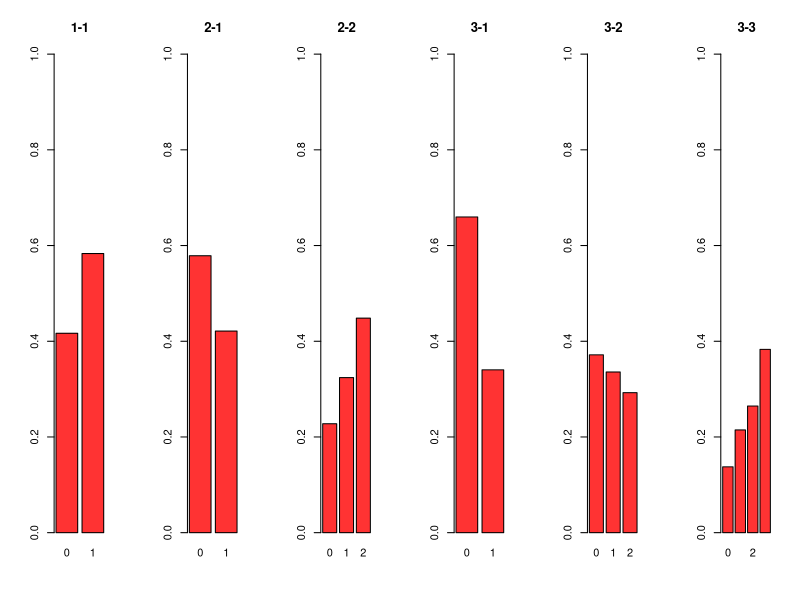

R code for this plot: (Note: this script raises an error after producing the figure.)


win.graph()
par(mfrow=c(1, 6))

battle_out_distribution11 <- c(0.416667, 0.583333)
barplot(battle_out_distribution11 , ylim= c(0, 1), col="#ff3333", name= 0:1, main="1-1")

battle_out_distribution21 <- c(0.578704, 0.421296)
barplot(battle_out_distribution21 , ylim= c(0, 1), col="#ff3333", name= 0:1, main="2-1")

battle_out_distribution22 <- c(0.227623, 0.324074, 0.448302)
barplot(battle_out_distribution22 , ylim= c(0, 1), col="#ff3333", name= 0:2, main="2-2")


battle_out_distribution31 <- c(0.659722, 0.340278)
barplot(battle_out_distribution31 , ylim= c(0, 1), col="#ff3333", name= 0:1, main="3-1")

battle_out_distribution32 <- c(0.371656, 0.335777, 0.292567)
barplot(battle_out_distribution32 , ylim= c(0, 1), col="#ff3333", name= 0:2, main="3-2")

battle_out_distribution33 <- c(0.137603, 0.214699, 0.26466, 0.383038)
barplot(battle_out_distribution33 , ylim= c(0, 1), col="#ff3333", name= 0:3, main="3-3")

battle_out_distribution <- c(0.0448259, 0.0835701, 0.098904, 0.106645, 0.112557, 0.118201, 0.124921, 0.134438, 0.175938)
barplot(battle_out_distribution98 , ylim= c(0, 1), col="#ff3333", name= 0:8)
